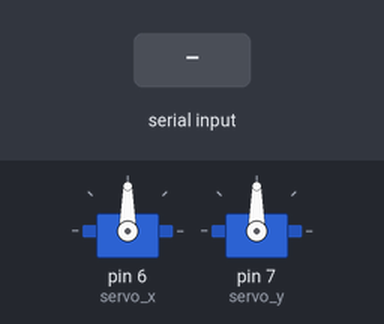
Bench run of a sketch on a simulated Arduino Uno, built with avr-gcc and run on an emulated ATmega328P. Shown: 2 × servo. The inputs (shaded band) are chosen by the test bench. What the sketch prints to the serial monitor is not drawn.

Above: at 1.2 s.
1.3 s: "S" received over Serial
At 2.5 s:
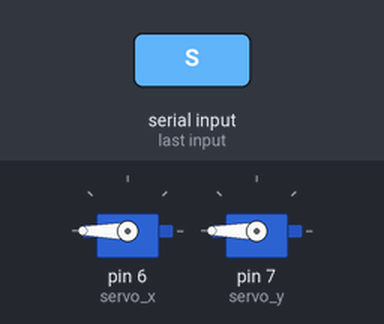
2.8 s: "C" received over Serial
Timing chart, 0 to 5.8 s (numbered marks = the images above; inputs shaded):
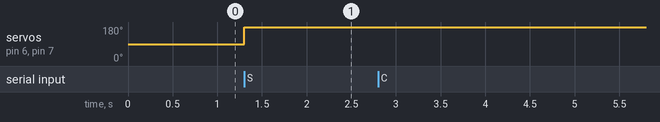

Measured:
- after the input at 1.3 s, servo on pin 6 (servo_x), servo on pin 7 (servo_y): 90° → 180° at once
- after the input at 2.8 s, every drawn part: stays the same

The sketch:

Main_Arduino.ino
```cpp
#include <Servo.h>

Servo servo_x;  // Servo controls X axis tilt
Servo servo_y;  // Servo controls Y axis tilt

int x = 90;
int y = 90;

int x_offset = 5;
int y_offset = 5;

void setup() {
  Serial.begin(115200);
  servo_x.attach(6);
  servo_y.attach(7);
}

void loop() {

    if(Serial.available() > 0) {
      char c = Serial.read();
      if (c == 'S'){  // Servo Position Data
        updateAngles();
      }else if(c == 'C'){ // Calibration routine
        calibrate();
      }
    }
}

// Used to update servo positions
void updateAngles() {
  char x1 = Serial.read();
  char x2 = Serial.read();
  char x3 = Serial.read();

  x = 100 * int(x1) + 10 * int(x2) + int(x3) - 111 * '0';

  char y1 = Serial.read();
  char y2 = Serial.read();
  char y3 = Serial.read();

  y = 100 * int(y1) + 10 * int(y2) + int(y3) - 111 * '0';

  servo_x.write(180 - (x-5));
  servo_y.write(180 - (y-5));
//  Serial.println("X: " + String(x) + "\tY: " + String(y));
}

// Used to calibrate tilt
void calibrate(){
  Serial.println("Calibrate");
}
```
